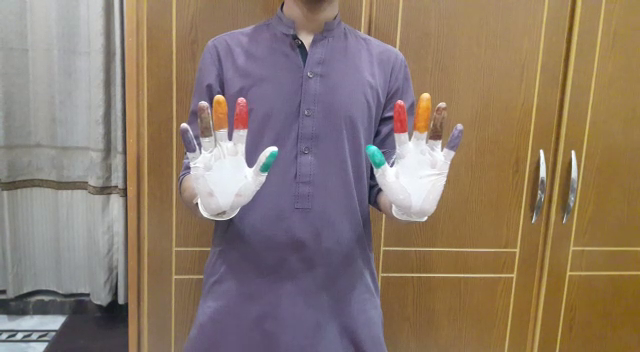
#> input picture frame 23 of 1.mp4, 640 x 352 px
$ python module1.py
#> lines starting #> are read from the running program, lines starting #| are printed output that depends on the picture; after the words box and inside, x2 and y2 are one past the last pixel; in counts of white or black regions, pixels touching at a corner belong together
import cv2
import numpy as np

# Reading Video
cap = cv2.VideoCapture('1.mp4')

# Background Subtraction
mask = cv2.createBackgroundSubtractorMOG2(history=1, varThreshold=15, detectShadows=False)
# Making matrix for Erosion, dilation and morphing
kernel = np.ones((2, 2), np.uint8)
kernel1 = np.ones((1, 2), np.uint8)

# This is where the video is read
while cap.isOpened():

    ret, frame = cap.read()
#> frame is the input picture: shape (352, 640, 3); mean B, G, R 107.4, 122.3, 140
    if not ret:
        break
    frame1 = frame

    mask1 = mask.apply(frame)
#> mask1: shape (352, 640); every value is 255
    # Erosion
    mask1 = cv2.erode(mask1, kernel, iterations=1)
    # Dialtion
    mask1 = cv2.dilate(mask1, kernel1, iterations=3)
    # Morphing
    # mask1 = cv2.morphologyEx(mask1, cv2.MORPH_OPEN, kernel)
    mask1 = cv2.morphologyEx(mask1, cv2.MORPH_CLOSE, kernel)

    contours, _ = cv2.findContours(mask1.copy(), cv2.RETR_EXTERNAL, cv2.CHAIN_APPROX_SIMPLE)
#> contours = [[[0, 0], [0, 351], [639, 351], [639, 0]]]


    for c in contours:
        if cv2.contourArea(c) < 750:
            continue
        elif cv2.contourArea(c) > 2000:
            # print(len(contours))
            (x, y, w, h) = cv2.boundingRect(c)
            cv2.rectangle(frame, (x, y), (x + w, y + h), (255, 255, 255), 2)

            dst = np.zeros_like(frame)
            dst[y:y+h, x:x+w] = frame[y:y+h, x:x+w]

            # mask3 = np.zeros(frame.shape, dtype=np.uint8)
            # cv2.fillPoly(mask3, pts=[c], color=(255,255,255))
            #
            # #apply the mask
            # masked_image = cv2.bitwise_and(frame, mask3)

            upper_left = (x, y)
            bottom_right = (x + w, y + h)
            frame1 = frame[upper_left[1]: bottom_right[1], upper_left[0]: bottom_right[0]]
            # roi = frame[y:y+h, x:x+w]
            # black_bg = 0 * np.ones_like(frame)
            # black_bg[y:y+h, x:x+w] = roi

            blurred_frame = cv2.GaussianBlur(frame1, (5, 5), 0)
            # hsv1 = cv2.cvtColor(blurred_frame, cv2.COLOR_BGR2RGB)
            hsv = cv2.cvtColor(blurred_frame, cv2.COLOR_RGB2HSV)

            lower_red = np.array([110, 50, 50])
            upper_red = np.array([130, 255, 255])
            mask2 = cv2.inRange(hsv, lower_red, upper_red)

            # Erosion
            mask2 = cv2.erode(mask2, kernel, iterations=4)
            # Dilation
            mask2 = cv2.dilate(mask2, kernel1, iterations=6)
            # Morphing
            # mask2 = cv2.morphologyEx(mask2, cv2.MORPH_OPEN, kernel)
            # mask2 = cv2.morphologyEx(mask2, cv2.MORPH_CLOSE, kernel)

            mask3 = np.zeros(frame.shape, dtype=np.uint8)
            cv2.fillPoly(mask3, pts=[c], color=(255, 255, 255))
            masked_image = cv2.bitwise_and(frame, mask3)

            contours, _ = cv2.findContours(mask2, cv2.RETR_TREE, cv2.CHAIN_APPROX_NONE)

            # [14 lines of commented-out code are left out]


            for b in contours:
                if cv2.contourArea(b) <250:
                    continue
                # get the bounding rect
                elif cv2. contourArea(b) >350:
                    x, y, w, h = cv2.boundingRect(b)
                    # draw a green rectangle to visualize the bounding rect2
                    cv2.rectangle(frame1, (x, y), (x + w, y + h), (0, 255, 0), 1)
                    mask3 = np.zeros(frame.shape, dtype=np.uint8)
                    cv2.fillPoly(mask3, pts=[c], color=(255, 255, 255))

                    m = cv2.moments(b)
                    if m["m00"] != 0:
                        cX= int(m["m10"] / m["m00"])
                        cY= int(m["m01"] / m["m00"])
                    else:
                        cX=0
                        cY=0

                    cv2.circle(frame, (cX, cY), 2, (0, 0, 0), -1)

                    # print(cv2.contourArea(b))

                    # apply the mask
                    masked_image = cv2.bitwise_and(frame, mask3)
#> this loop made 1 pass
#> (c, lower_red, upper_red) on pass 1: ([[0, 0], [0, 351], [639, 351], [639, 0]], [110, 50, 50], [130, 255, 255])
#> pass 1, `blurred_frame = cv2.GaussianBlur(frame1, (5, 5), 0)`:
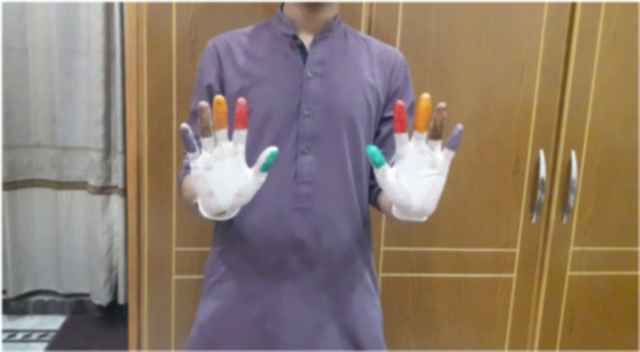
#> blurred_frame: shape (352, 640, 3); mean B, G, R 109.1, 123.8, 141.3
#> pass 1, `mask2 = cv2.inRange(hsv, lower_red, upper_red)`:
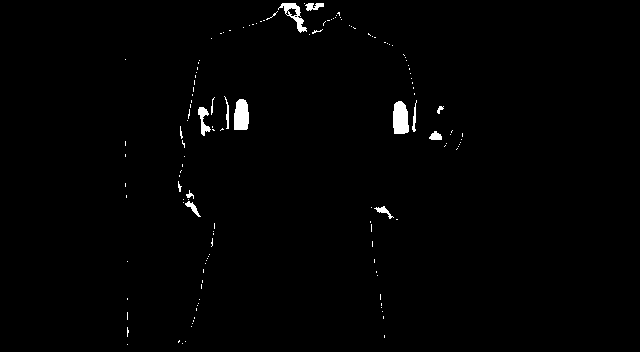
#> mask2: shape (352, 640); 1% white; 138 white regions (123 under 20 px), largest, box (x1, y1, x2, y2) and area: (393, 101, 409, 134) 448, (234, 99, 249, 130) 405, (278, 3, 307, 33) 277
#> after the loop:
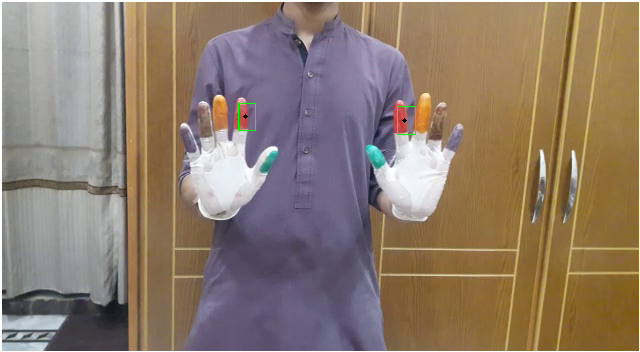
#> frame: shape (352, 640, 3); 1.41% of pixels changed, all inside (x1, y1, x2, y2) = (0, 0, 640, 352)
#> after the loop:
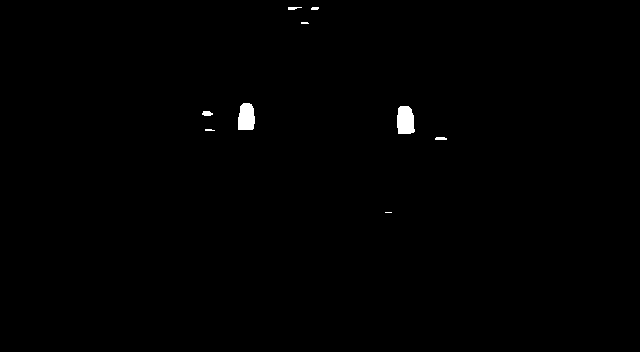
#> mask2: shape (352, 640); 0.45% white; 9 white regions (3 under 20 px), largest, box (x1, y1, x2, y2) and area: (397, 106, 415, 134) 436, (238, 103, 255, 130) 399, (202, 111, 213, 116) 44, (435, 137, 447, 140) 33, (288, 7, 302, 10) 30, (311, 7, 319, 10) 22
#> after the loop: mask3: shape (352, 640, 3); every value is 255


    # [4 lines of commented-out code are left out]
    cv2.imshow('result', frame)
    # cv2.imshow('result', dst)
    k = cv2.waitKey(50) & 0xFF
#> (key Esc is pressed here)
    if k == 27:
        break

cap.release()
cv2.destroyAllWindows()

$ run again, starting later in the video
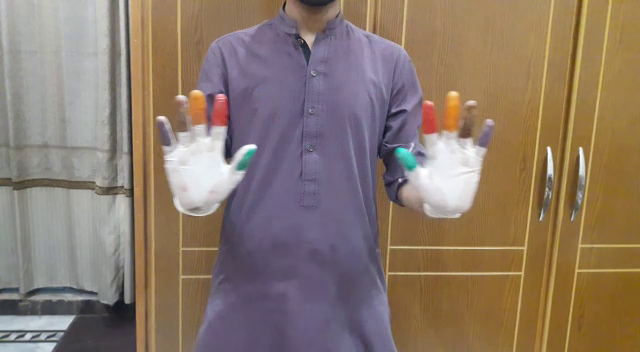
#> input picture frame 104 of 1.mp4, 640 x 352 px
#> frame is the input picture: shape (352, 640, 3); mean B, G, R 106.7, 121.2, 139.1
#> mask1: shape (352, 640); every value is 255
#> `contours, _ = cv2.findContours(mask1.copy(), cv2.RETR_EXTERNAL, cv2.CH..`: contours = [[[0, 0], [0, 351], [639, 351], [639, 0]]]
#> the loop `for c in contours:` made 1 pass
#> (c, lower_red, upper_red) on pass 1: ([[0, 0], [0, 351], [639, 351], [639, 0]], [110, 50, 50], [130, 255, 255])
#> pass 1, `mask2 = cv2.inRange(hsv, lower_red, upper_red)`:
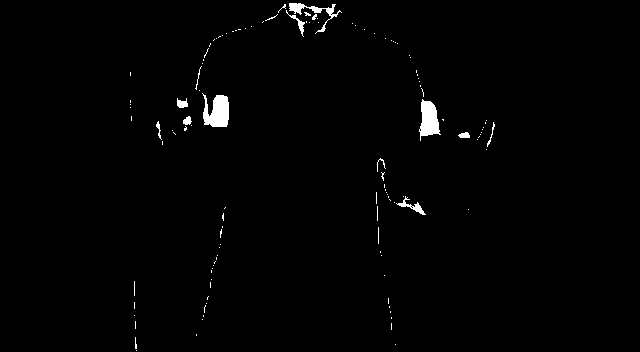
#> mask2: shape (352, 640); 1.1% white; 121 white regions (109 under 20 px), largest, box (x1, y1, x2, y2) and area: (202, 93, 229, 127) 648, (419, 99, 441, 141) 561, (289, 3, 342, 34) 324
#> after the loop `for c in contours:`:
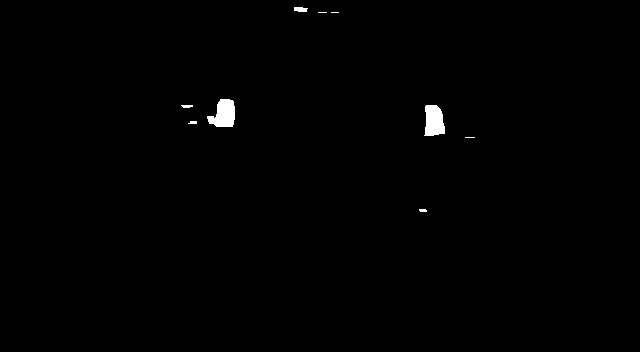
#> mask2: shape (352, 640); 0.55% white; 9 white regions (3 under 20 px), largest, box (x1, y1, x2, y2) and area: (207, 99, 235, 127) 551, (424, 105, 445, 136) 524, (294, 7, 308, 12) 58, (181, 105, 193, 108) 30, (188, 121, 197, 124) 23, (419, 209, 427, 212) 22

$ run again, starting later in the video
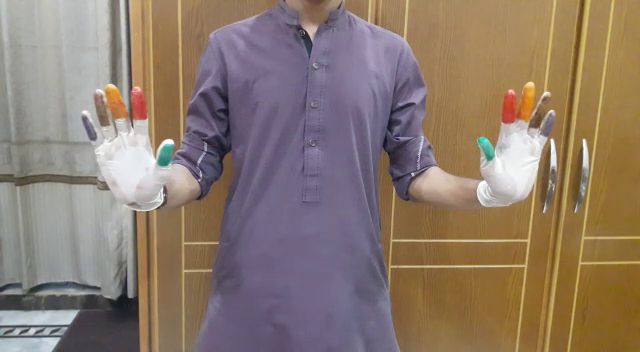
#> input picture frame 185 of 1.mp4, 640 x 352 px
#> frame is the input picture: shape (352, 640, 3); mean B, G, R 109.2, 122.4, 140.1
#> mask1: shape (352, 640); every value is 255
#> `contours, _ = cv2.findContours(mask1.copy(), cv2.RETR_EXTERNAL, cv2.CH..`: contours = [[[0, 0], [0, 351], [639, 351], [639, 0]]]
#> the loop `for c in contours:` made 1 pass
#> (c, lower_red, upper_red) on pass 1: ([[0, 0], [0, 351], [639, 351], [639, 0]], [110, 50, 50], [130, 255, 255])
#> pass 1, `mask2 = cv2.inRange(hsv, lower_red, upper_red)`:
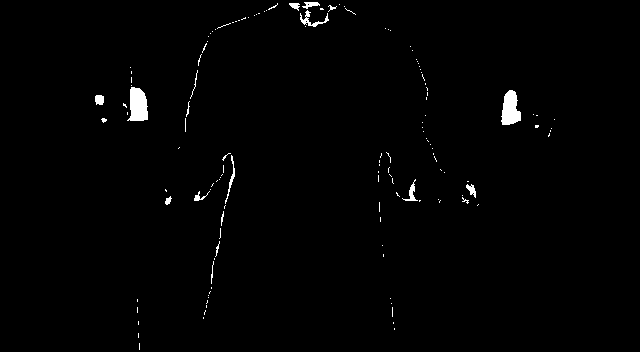
#> mask2: shape (352, 640); 1% white; 136 white regions (119 under 20 px), largest, box (x1, y1, x2, y2) and area: (127, 87, 148, 121) 536, (501, 90, 521, 125) 497, (300, 10, 329, 27) 143
#> after the loop `for c in contours:`:
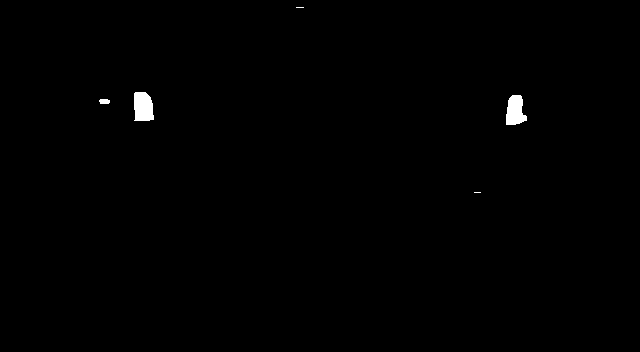
#> mask2: shape (352, 640); 0.46% white; 5 white regions (2 under 20 px), largest, box (x1, y1, x2, y2) and area: (134, 92, 154, 121) 508, (506, 95, 527, 125) 469, (99, 99, 110, 104) 49
